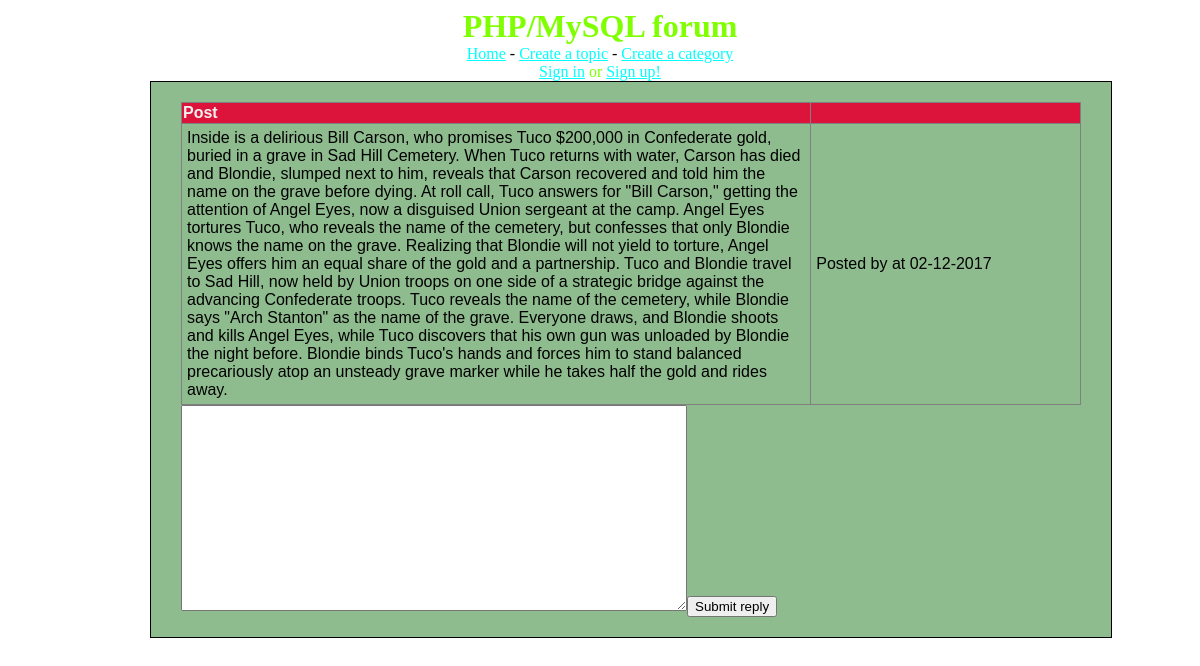
Screenshot of /topic.php?id=10 with the database file from the repository.
### tables this page shows
CREATE TABLE `posts` (
  `post_id` int(8) NOT NULL,
  `post_content` text NOT NULL,
  `post_date` datetime NOT NULL,
  `post_topic` int(8) NOT NULL,
  `post_by` int(8) NOT NULL
);

### topic.php (the view)
<?php
include 'connect.php';
include 'header.php';
?>
<div id="content">
<?php
$sql = "SELECT
    posts.post_topic,
    posts.post_content,
    posts.post_date,
    posts.post_by,
    users.user_id,
    users.user_name
FROM
    posts
LEFT JOIN
    users
ON
    posts.post_by = users.user_id
WHERE
    posts.post_topic = " . $_REQUEST['id'];
    $result = mysqli_query($connection, $sql);
if(!$result)
{
    echo 'The topic could not be displayed, please try again later.' . mysql_error();
}
else
{
    echo '<table border="1">';
    while($rows = mysqli_fetch_array($result, MYSQLI_ASSOC)) {
            echo '<th>Post</th>';
            echo '<th></th>';
             echo '<tr>';
                echo '<td class="cats">';
                    echo $rows['post_content'];
                echo '</td>';
                echo '<td class="tops">';
                    echo 'Posted by '.$rows['user_name'];
                    echo " at ".date('d-m-Y', strtotime($rows['post_date']));
                echo '</td>';
            echo '</tr>';
    }
    echo '</table>';
    echo '<form method="post" action="reply.php?id='.$_REQUEST['id'].'">';
    echo '<textarea name="reply-content"></textarea>';
    echo '<input type="submit" value="Submit reply" />
    </form>';
}
?>
</div>
<?php include 'footer.php'; ?>

### forum_style.css (style rules this page uses)
body { background-image: url(http://moziru.com/images/moving-clipart-snow-5.gif); background-repeat: repeat; text-align: center; }
#content { background-color: darkseagreen; border: 1px solid #000; float: left; font-family: Arial; padding: 20px 30px; text-align: left; width: 100%; }
table { border-collapse: collapse; width: 100%; }
th { background-color: crimson; color: #F0F0F0; }
td { padding: 5px; }
.cats { width: 70%; }
.tops { width: 30%; }
textarea { width: 500px; height: 200px; }

### rows the page displays
posts: post_content "Inside is a delirious Bill Carson, who promises Tuco $200,000 in Confederate gold, buried in a grave in Sad Hill Cemetery. When Tuco returns with water, Carson has died and Blondie, slumped next to him, reveals that Carson recovered and told him the name on the grave before dying. At roll call, Tuco answers for \"Bill Carson,\" getting the attention of Angel Eyes, now a disguised Union sergeant at the camp. Angel Eyes tortures Tuco, who reveals the name of the cemetery, but confesses that only Blondie knows the name on the grave. Realizing that Blondie will not yield to torture, Angel Eyes offers him an equal share of the gold and a partnership. Tuco and Blondie travel to Sad Hill, now held…", post_date "02-12-2017"
